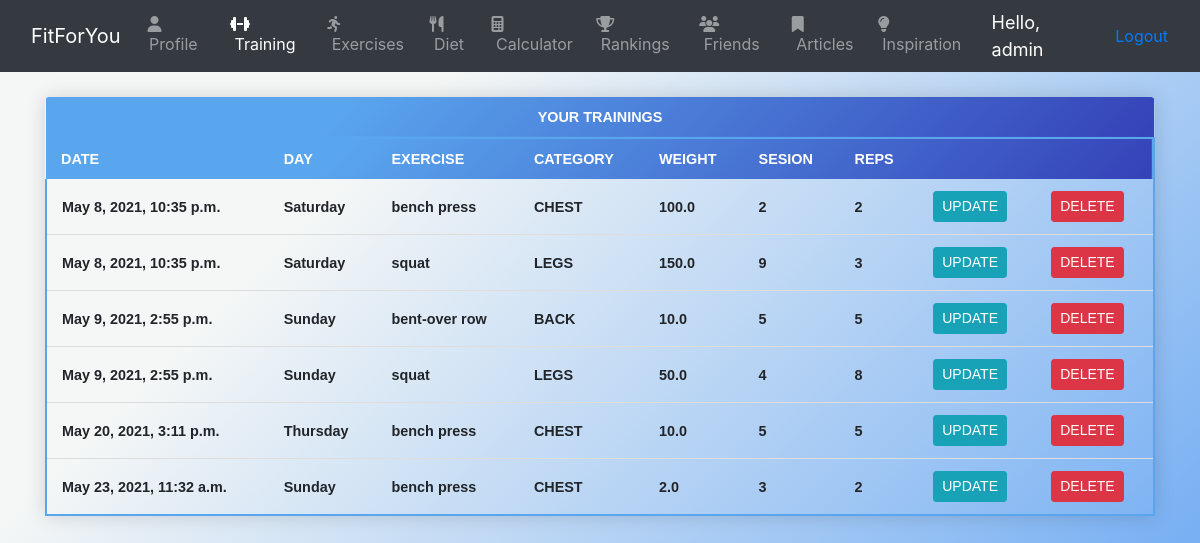
The page /allTrainings (signed in) on the database its author committed.
### Workout/models.py (models this page shows, shortened)
class Training(models.Model):
    date = models.DateTimeField(auto_now_add=True, null=True)
    exercise = models.ForeignKey(
        Exercises, null=True, on_delete=models.SET_NULL)
    customer = models.ForeignKey(
        Customer, null=True, on_delete=models.SET_NULL)
    weigth = models.FloatField(validators=[MinValueValidator(0), MaxValueValidator(500)],null=True)
    sesion = models.IntegerField(validators=[MinValueValidator(0), MaxValueValidator(100)],null=True)
    reps = models.IntegerField(validators=[MinValueValidator(0), MaxValueValidator(500)],null=True)

class Exercises(models.Model):
    CATEGORY = (
        ('CHEST','CHEST'),
        ('LEGS','LEGS'),
        ('ABS','ABS'),
        ('SHOULDERS','SHOULDERS'),
        ('BICEPS & TRICEPS','BICEPS & TRICEPS'),
        ('BOOTY','BOOTY'),
        ('CARDIO','CARDIO'),
        ('BACK','BACK')
    )
    LEVEL = (
        ('PROFESSIONAL','PROFESSIONAL'),
        ('BEGINNER','BEGINNER'),
        ('INTERMEDIATE' , 'INTERMEDIATE')
    )
    name = models.CharField(max_length=50 , null=True);
    category = models.CharField(max_length=50, null=True , choices=CATEGORY)
    level = models.CharField(max_length=50, null=True , choices=LEVEL)
    def __str__(self):
        return self.name

### Workout/views.py (the view)
# urls.py: path('allTrainings',views.allTrainings, name='allTrainings'),
@login_required(login_url='main')
def allTrainings(request):
    trainings = request.user.customer.training_set.all()
    context = {'trainings':trainings}
    return render(request,'Workout/allTrainings.html',context)

### Workout/templates/Workout/allTrainings.html (shortened to what this page needs)
<link rel="stylesheet" href="https://stackpath.bootstrapcdn.com/bootstrap/4.4.1/css/bootstrap.min.css"
>
<link rel="stylesheet" href="https://cdnjs.cloudflare.com/ajax/libs/font-awesome/4.7.0/css/font-awesome.min.css">
<nav class="navbar navbar-expand-lg navbar-dark bg-dark">
    <div class="container mx-auto">
        <a class="navbar-brand" href="{% url 'main' %}">FitForYou</a>
        <div class="collapse navbar-collapse" id="navbarSupportedContent">
            <div class="navbar-nav">
                <a class="nav-item nav-link" href="{% url 'profile' %}"><i class="fa fa-fw fa-user"></i>&nbsp;Profile
                    <a class="nav-item nav-link active" href="{% url 'training' %}"><i
                            class="fas fa-dumbbell"></i>&nbsp;Training</a>
                    <span class="sr-only">(current)</span></a>
                <a class="nav-item nav-link" href="{% url 'exercises'%}"><i
                        class="fas fa-running"></i>&nbsp;Exercises</a>
                <a class="nav-item nav-link" href="{% url 'diet' %}"><i class="fas fa-utensils"></i>&nbsp;Diet</a>
                <a class="nav-item nav-link" href="{% url 'calculator'%}"><i
                        class="fas fa-calculator"></i>&nbsp;Calculator</a>
                <a class="nav-item nav-link" href="{% url 'rankings'%}"><i class="fas fa-trophy"></i>&nbsp;Rankings</a>
                <a class="nav-item nav-link" href="{% url 'friends'%}"><i class="fas fa-users"></i>&nbsp;Friends</a>
                <a class="nav-item nav-link" href="{% url 'articles'%}"><i class="fas fa-bookmark"></i>&nbsp;Articles</a>
                <a class="nav-item nav-link" href="{% url 'inspiration'%}"><i class="fas fa-lightbulb"></i>&nbsp;Inspiration</a>
            </div>
        </div>
    </div>
    <span class="hello-msg">Hello, {{request.user}}</span>
    <span><a class="nav-item nav-link" href="{% url 'logout' %}"">Logout</a></span>
</nav>
<div class=" container">
    <div class="row">
        <div class="col-12">
            <table class="mytable">
                <thead>
                    <tr>
                        <td colspan="9">Your trainings</td>
                    </tr>
                    <tr>
                        <th> date </th>
                        <th> day </th>
                        <th> exercise </th>
                        <th> category </th>
                        <th> weight </th>
                        <th> sesion </th>
                        <th> reps </th>
                        <th>  </th>
                        <th>  </th>
                    </tr>
                </thead>
                <tbody>
                    {% for i in trainings%}
                    <tr>
                        <td>{{i.date}}</td>
                        <td>{{i.date| date:"l"}}</td>
                        <td>{{i.exercise}}</td>
                        <td>{{i.exercise.category}}</td>
                        <td>{{i.weigth}}</td>
                        <td>{{i.sesion}}</td>
                        <td>{{i.reps}}</td>
                        <td> <a class="btn btn-sm btn-info" href="{% url 'updateTraining' i.id%}">UPDATE</a>
                        </td>
                        <td> <a class="btn btn-sm btn-danger" href="{% url 'deleteTraining' i.id%}">DELETE</a>
                        </td>
                    </tr>
                    {% endfor %}
                </tbody>
            </table>
        </div>
    </div>
</div>

### Workout/templates/Workout/allTrainings.html (style rules this page uses)
.hello-msg { font-size: 18px; color: white; margin-right: 20px; }
.mytable { border-collapse: collapse; margin: 25px 0; font-size: 0.9em; font-family: sans-serif; box-shadow: 0 0 20px rgba(0, 0, 0, 0.15); width: 100%; border-radius: 5px 5px 0 0; overflow: hidden; }
.mytable thead tr { background-color: #3542b8; background-image: linear-gradient(315deg, #3542b8 0%, #5aa6ee 74%); color: #ffffff; text-align: left; text-transform: uppercase; }
.mytable thead tr:nth-of-type(2) { border-right: 2px solid #5aa6ee; }
.mytable th, .mytable td { padding: 12px 15px; font-weight: bold; }
.mytable tbody { border-right: 2px solid #5aa6ee; border-left: 2px solid #5aa6ee }
.mytable tbody tr { border-bottom: 1px solid #dddddd; }
.mytable tbody tr:last-of-type { border-bottom: 2px solid #5aa6ee; }
.mytable thead tr:first-of-type { text-align: center; border-bottom: 2px solid #5aa6ee; background-color: rgb(49, 87, 214); }

### rows shown on the page
Training: date "May 8, 2021, 10:35 p.m.", date "Saturday", exercise "bench press", exercise.category "CHEST", weigth "100.0", sesion "2", reps "2"
Training: date "May 8, 2021, 10:35 p.m.", date "Saturday", exercise "squat", exercise.category "LEGS", weigth "150.0", sesion "9", reps "3"
Training: date "May 9, 2021, 2:55 p.m.", date "Sunday", exercise "bent-over row", exercise.category "BACK", weigth "10.0", sesion "5", reps "5"
Training: date "May 9, 2021, 2:55 p.m.", date "Sunday", exercise "squat", exercise.category "LEGS", weigth "50.0", sesion "4", reps "8"
Training: date "May 20, 2021, 3:11 p.m.", date "Thursday", exercise "bench press", exercise.category "CHEST", weigth "10.0", sesion "5", reps "5"
Training: date "May 23, 2021, 11:32 a.m.", date "Sunday", exercise "bench press", exercise.category "CHEST", weigth "2.0", sesion "3", reps "2"

### other values the page prints
{{ request.user }} "admin"
